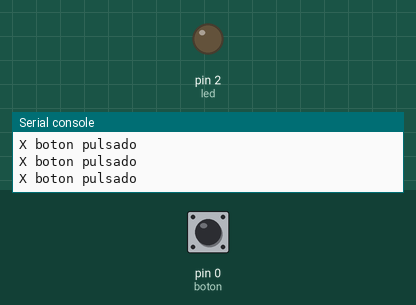
A program run on a simulated MicroPython board. Parts: output pins drawn as LEDs (lit = HIGH), the last lines printed to the serial console. Inputs (shaded band) come from the test bench; at power-on: pin 0 (boton) LOW.

Above: at 1.2 s.
1.3 s: pin 0 (boton) pulled HIGH for 0.15 s
At 1.4 s:
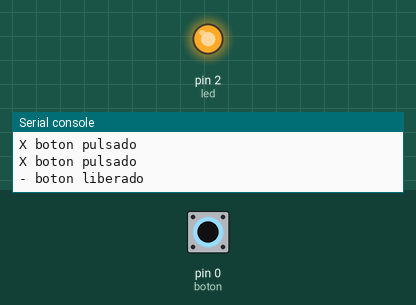
3.0 s: pin 0 (boton) pulled HIGH for 3.2 s
At 7.1 s:
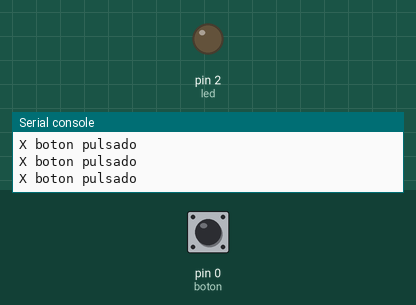
Timing chart, 0 to 8.6 s (numbered marks = the images above; inputs shaded):
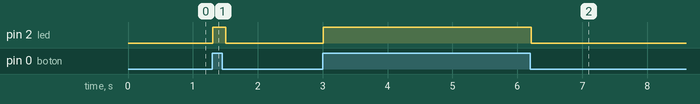

Measured:
- after the input at 1.3 s, pin 2 (led): LOW → HIGH at once, → LOW 0.20 s later
- after the input at 3.0 s, pin 2 (led): LOW → HIGH at once, → LOW 3.2 s later

The program:

main.py
```python
import machine
import utime
# Creado por Daniel Alvarez (danidask@gmail.com) para curso de Python de EOI (eoi.es)


led = machine.Pin(2, machine.Pin.OUT)
# inicializamos otro pin, esta vez el 0 que es donde esta conectado el boton, y en modo entrada (IN)
boton = machine.Pin(0, machine.Pin.IN)  # cambiar IN por PULL_UP para activar resistencia de pull-up

while True:  # bucle infinito
    # NOTA tal y como esta conectado el boton, pondra la linea a 0v si se pulsa y 3,3v si se libera
    estado_boton = boton.value()  # devuelve 0 si esta a 0v, o 1 si esta a 3,3v
    led.value(estado_boton)  # hacemos que el led se encienda o apague funcion del estado del boton
    # recordamos nuevamente que por la conexion del boton a la placa, trabajamos con logica negativa (al reves de lo "logico")
    if estado_boton:
        print("- boton liberado")
    else:
        print("X boton pulsado")
    utime.sleep_ms(100)  # hacemos una pausa para poder ver los prints
```
